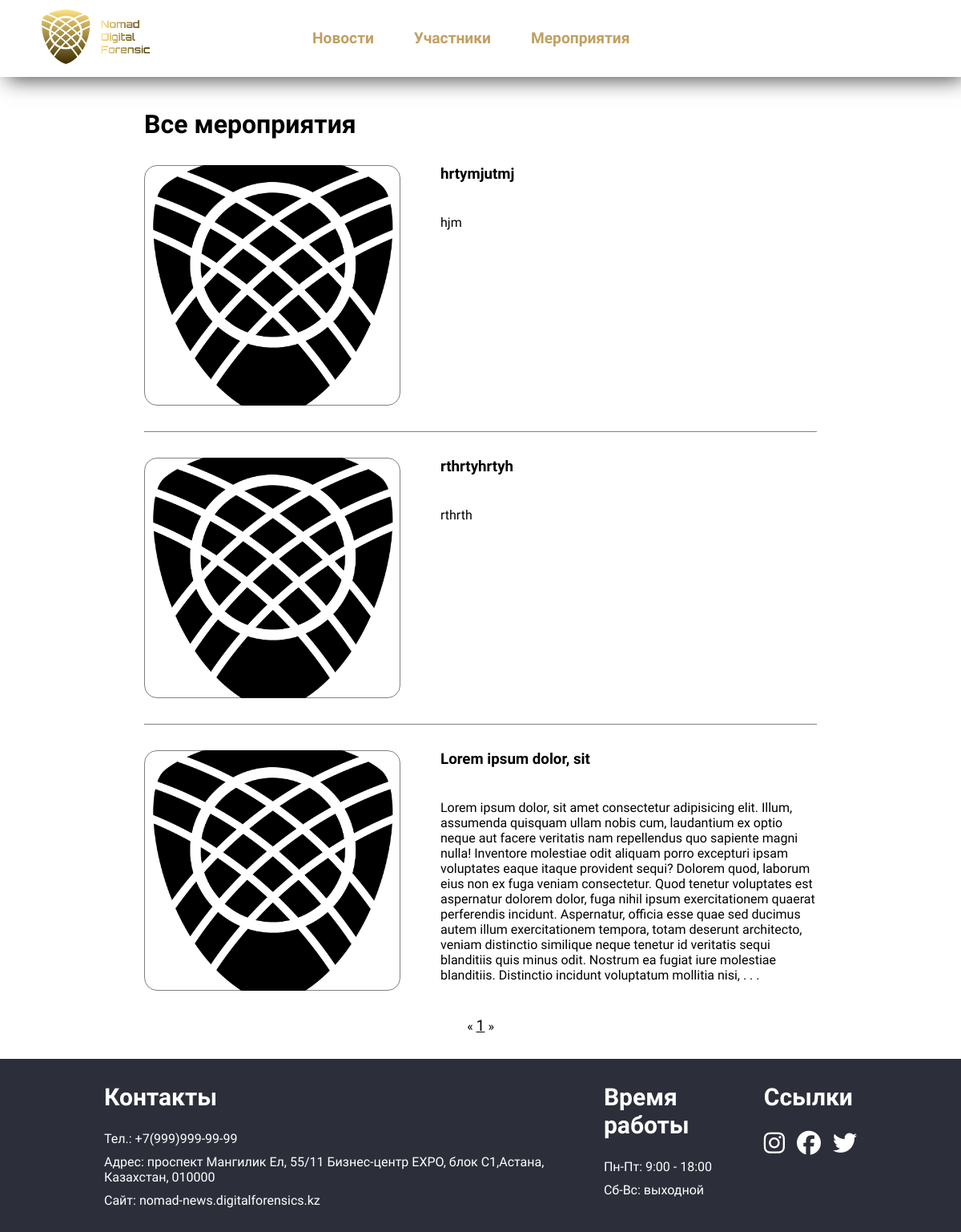
Screenshot of /events/ with the database file from the repository.
### app/models.py (models this page shows, shortened)
class Event(models.Model):
    name = models.CharField(max_length=255)
    description = CKEditor5Field(null=True, blank=True)
    tasks = CKEditor5Field(null=True, blank=True)
    participants = CKEditor5Field(null=True, blank=True)
    created_at = models.DateTimeField(auto_now_add=True)
    updated_at = models.DateTimeField(auto_now=True)
    image_preview =  models.ImageField(upload_to='event_images/', default='default_images/default_event.png', blank=True, null=True)
    class Meta:
        verbose_name = 'Мероприятие'
        verbose_name_plural = 'Мероприятия'

### app/views.py (the view)
# urls.py: path('events/', EventsView.as_view(), name='events'),
class EventsView(generic.ListView):
    template_name = 'events.html'
    model = Event
    context_object_name = 'events_list'
    paginate_by = 4
    def get_queryset(self):
        queryset = Event.objects.all().order_by('-created_at')
        return queryset

### app/templatetags/custom_filters.py (called while the page is built)
@register.filter(name='truncate')
def truncate(value, arg):
    try:
        length = int(arg)
    except ValueError:  # handle the case when arg is not an integer
        return value  # just return the original string
    if len(value) > length:
        return value[:length].rsplit(' ', 1)[0] + ' . . .'
    else:
        return value

### templates/events.html
{% extends 'base.html' %}
{% load static %}
{% block content %}
{% load custom_filters %}
<div class="all-news-container">
    {% if events_list %}
        <h1 class="all-news-title">Все мероприятия</h1>
    {% else %}
        <h1 class="all-news-title">Мероприятий пока нет</h1>
    {% endif %}
    <div class="news-container">
        <div class="main-block-news-items">
            {% for event in events_list %}
            <div class="main-block-news-item">
                <div class="event-image">
                    <a href="{% url 'event' event.id %}">
                        <img src="{{ event.image_preview.url }}" alt="{{ event.name }}">
                    </a>
                </div>
                <div class="news-info">
                    <a href="{% url 'event' event.id %}">
                        <h3>{{ event.name }}</h3>
                    </a>
                    <p>{{ event.description|truncate:750|safe }}</p>
                </div>
            </div>
            {% endfor %}
        </div>
    </div>
    <div class="pagination">
        <span class="step-links">
            {% if page_obj.has_previous %}
            <a href="?page={{ page_obj.previous_page_number }}">&laquo;</a>
            {% else %}
            <span class="disabled">&laquo;</span>
            {% endif %}
            {% for i in page_obj.paginator.page_range %}
            {% if page_obj.number == i %}
            <span class="current active">{{ i }}</span>
            {% elif i == page_obj.number|add:'-1' or i == page_obj.number|add:'1' %}
            <a href="?page={{ i }}">{{ i }}</a>
            {% elif i == 1 or i == page_obj.paginator.num_pages %}
            <a href="?page={{ i }}">{{ i }}</a>
            {% elif i == page_obj.number|add:'-2' or i == page_obj.number|add:'2' %}
            <span class="ellipsis">...</span>
            {% endif %}
            {% endfor %}
            {% if page_obj.has_next %}
            <a href="?page={{ page_obj.next_page_number }}">&raquo;</a>
            {% else %}
            <span class="disabled">&raquo;</span>
            {% endif %}
        </span>
    </div>
</div>
{% endblock %}

### static/css/styles.css (style rules this page uses)
* { margin: 0; padding: 0; box-sizing: border-box; }
body { font-family: "Raleway", sans-serif; font-weight: 300; min-height: 100vh; display: flex; flex-direction: column; }
.all-news-container { margin-top: 40px; padding: 0 15%; }
.pagination { display: flex; justify-content: center; }
.active, .dot:hover { font-size: 1.2rem; text-decoration: underline; }
.main-block-news-item { display: flex; gap: 50px; margin-top: 2rem; border-bottom: solid 1px grey; padding-bottom: 2rem; }
.main-block-news-item:last-child { border: none; }
.main-block-news-item img { width: 320px; height: 300px; border-radius: 1rem; object-fit: cover; }
.event-image { width: 320px; height: 300px; display: flex; justify-content: center; border: solid 1px grey; align-items: center; border-radius: 1rem; }
.event-image img { width: 320px; height: 300px; }
.event-image a { width: 320px; height: 300px; }
.news-info { display: flex; flex-direction: column; gap: 20px; }
.news-info a { color: black; text-decoration: none; }
.news-info p { font-weight: 400; }

### rows the page displays
Event: image_preview (placeholder picture), name "hrtymjutmj", description "hjm"
Event: image_preview (placeholder picture), name "rthrtyhrtyh", description "rthrth"
Event: image_preview (placeholder picture), name "Lorem ipsum dolor, sit", description "Lorem ipsum dolor, sit amet consectetur adipisicing elit. Illum, assumenda quisquam ullam nobis cum, laudantium ex optio neque aut facere veritatis nam repellendus quo sapiente magni nulla! Inventore molestiae odit aliquam porro excepturi ipsam voluptates eaque itaque provident sequi? Dolorem quod, laborum eius non ex fuga veniam consectetur. Quod tenetur voluptates est aspernatur dolorem dolor, fuga nihil ipsum exercitationem quaerat perferendis incidunt. Aspernatur, officia esse quae sed ducimus autem illum exercitationem tempora, totam deserunt architecto, veniam distinctio similique neque tenetur id veritatis sequi blanditiis quis minus odit. Nostrum ea fugiat iure molestiae blanditiis.…"

### other values shown
{{ i }} "1"
